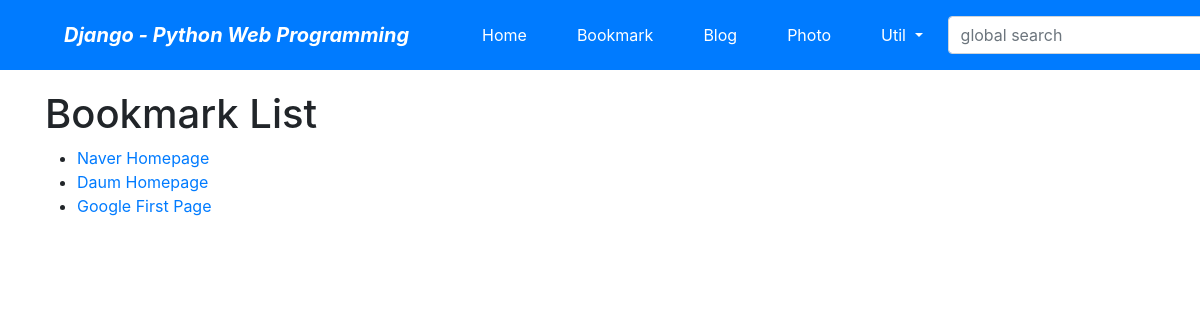
Screenshot of /bookmark/ with the database file from the repository.
### bookmarkapp/models.py (models this page shows)
class Bookmark(models.Model):
    title = models.CharField('TITLE', max_length=100, blank=True)
    url = models.URLField('URL', unique=True)
    def __str__(self):
        return self.title

### bookmarkapp/views.py (the view)
# urls.py: path('', BookmarkLV.as_view(), name='index'),
class BookmarkLV(ListView):
    model = Bookmark

### bookmarkapp/templates/bookmarkapp/bookmark_list.html (shortened to what this page needs)
{% extends "base.html" %}
{% block content %}
<div id="content">
    <h1>Bookmark List</h1>
    <ul>
        {% for bookmark in object_list %}
            <li><a href="{% url 'bookmark:detail' bookmark.id %}">{{ bookmark }}</a></li>
        {% endfor %}
    </ul>
</div>
{% endblock %}

### rows the page displays
Bookmark: title "Naver Homepage"
Bookmark: title "Daum Homepage"
Bookmark: title "Google First Page"
